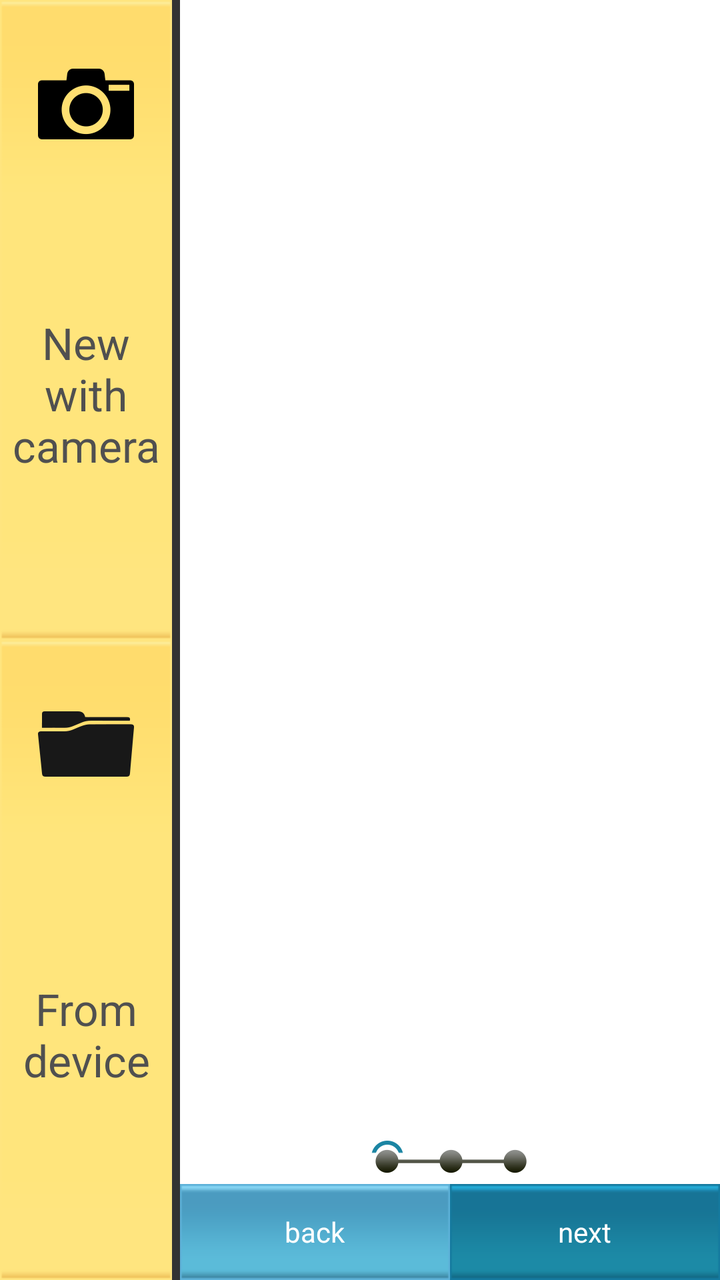
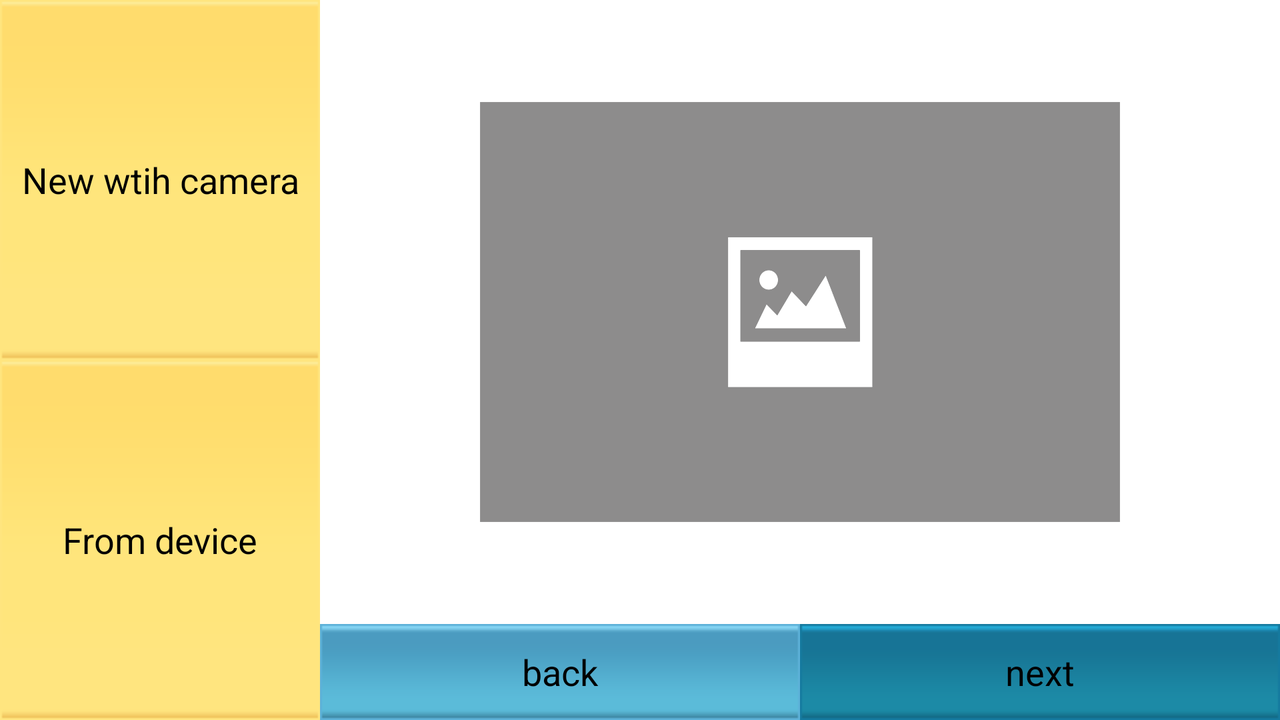

An Android layout and its configuration variant, each rendered on a device that would load it. The default file and the variant file are quoted in full after the pictures.
<!-- AndroidManifest.xml: application theme AppTheme -->
<!-- res/layout/create_picture_addpicture.xml -->
<?xml version="1.0" encoding="utf-8"?>
<LinearLayout xmlns:android="http://schemas.android.com/apk/res/android"
    android:orientation="horizontal" android:layout_width="match_parent"
    android:layout_height="match_parent"


    >


    <LinearLayout
        style="@style/PaddingRight.Mobile"
        android:orientation="vertical"
        android:layout_width="0dp"
        android:layout_height="match_parent"
        android:layout_weight="1"
        android:background="#333">

        <Button
            style="@style/ActionButtonAttrs"
            android:drawableTop="@drawable/actionbutton_camerastates"
            android:drawablePadding="-10dp"
            android:paddingTop="20dp"
            android:layout_width="match_parent"
            android:layout_height="0dp"
            android:layout_weight="1"
            android:text="New with camera"
            android:id="@+id/fromCameraButton" />

        <Button
            style="@style/ActionButtonAttrs"
            android:drawableTop="@drawable/actionbutton_devicestates"
            android:drawablePadding="-10dp"
            android:paddingTop="20dp"
            android:layout_width="match_parent"
            android:layout_height="0dp"
            android:layout_weight="1"
            android:id="@+id/fromDeviceButton"
            android:text="From device"/>


    </LinearLayout>






    <LinearLayout
        android:orientation="vertical"
        android:layout_width="0dp"
        android:layout_height="match_parent"
        android:layout_weight="3">


   <RelativeLayout

       android:layout_width="match_parent"
       android:layout_height="0dp"
       android:layout_weight="1"
       android:background="#fff">
       <ImageView
           android:layout_centerInParent="true"
           android:contentDescription="placeholder image"
           android:layout_width="@dimen/addpictureactivity_imageview_width"
           android:layout_height="@dimen/addpictureactivity_imageview_height"
           android:id="@+id/imageView"
           android:src="@drawable/placeholder_mobile"
           android:paddingBottom="10dp" />


      <ImageView
          android:contentDescription="progressbar"
          android:layout_width="wrap_content"
          android:layout_height="wrap_content"
          android:src="@drawable/progress0step1"
          android:layout_alignParentBottom="true"
          android:layout_centerHorizontal="true"
          android:paddingBottom="4dp" />
   </RelativeLayout>

        <LinearLayout

            android:layout_height="wrap_content"
            android:orientation="horizontal"
            android:layout_alignParentBottom="true"
            android:layout_width="fill_parent"
            >

            <Button
                style="@style/NavButtonAttrs.Mobile"
                android:layout_weight="1"
                android:layout_width="0dp"
                android:background="@drawable/navigateback_button"
                android:id="@+id/prevButton"
                android:text="back"
                />


            <Button
                style="@style/NavButtonAttrs.Mobile"
                android:layout_weight="1"
                android:layout_width="0dp"
                android:background="@drawable/navigatenext"
                android:id="@+id/nextButton"
                android:text="next"
                />

        </LinearLayout>

    </LinearLayout>
</LinearLayout>
<!-- resources referenced by this layout -->
<resources>
  <dimen name="addpictureactivity_imageview_height">168dp</dimen>
  <dimen name="addpictureactivity_imageview_width">256dp</dimen>
  <!-- drawable actionbutton_camerastates (drawable) -->
  <?xml version="1.0" encoding="utf-8"?>
  <selector xmlns:android="http://schemas.android.com/apk/res/android">
      <item
          android:state_pressed="true"
          android:drawable="@drawable/addnew_camera_pressed"
          />
      <item android:drawable="@drawable/addnew_camera"
          />
  </selector>
  <!-- drawable actionbutton_devicestates (drawable) -->
  <?xml version="1.0" encoding="utf-8"?>
  <selector xmlns:android="http://schemas.android.com/apk/res/android">
      <item
          android:state_pressed="true"
          android:drawable="@drawable/addnew_device_pressed"
          />
      <item android:drawable="@drawable/addnew_device"
          />
  </selector>
  <!-- drawable navigateback_button (drawable) -->
  <?xml version="1.0" encoding="utf-8"?>
  <selector xmlns:android="http://schemas.android.com/apk/res/android">
      <item android:drawable="@drawable/navigateback_pressed"
          android:state_pressed="true" />
  
      <item android:drawable="@drawable/navigateback" />
  </selector>
  <!-- drawable navigatenext: png bitmap (drawable, 725 bytes) -->
  <style name="ActionButtonAttrs" parent="TextAppearance.Big">
          <item name="android:background">@drawable/action_button</item>
          
          <item name="android:textColor">@drawable/action_button_textcolors</item>
  
  
              /&gt;
      </style>
  <style name="NavButtonAttrs.Mobile" parent="TextAppearance.Small">
          <item name="android:textColor">@drawable/navigate_button_textcolors</item>
          <item name="android:layout_height">48dp</item>
      </style>
  <style name="PaddingRight.Mobile">
          <item name="android:paddingRight">4dp</item>
      </style>
  <style name="AppTheme" parent="android:Theme.Holo.Light.DarkActionBar">
          
          <item name="android:actionBarStyle">@style/MyActionBar</item>
          <item name="android:actionModeStyle">@style/MyActionMode</item>
      </style>
  <!-- drawable addnew_device: png bitmap (drawable, 1100 bytes) -->
  <!-- drawable navigateback: png bitmap (drawable, 782 bytes) -->
  <style name="TextAppearance.Big">
          <item name="android:textSize">22sp</item>
      </style>
  <!-- drawable action_button (drawable) -->
  <?xml version="1.0" encoding="utf-8"?>
  <selector xmlns:android="http://schemas.android.com/apk/res/android">
  
  
          <item android:drawable="@drawable/actionbutton_pressed"
              android:state_pressed="true"
                       />
  
          <item android:drawable="@drawable/actionbutton"
            />
  
  </selector>
  <!-- drawable action_button_textcolors (drawable) -->
  <?xml version="1.0" encoding="utf-8"?>
  <selector xmlns:android="http://schemas.android.com/apk/res/android">
      <item
          android:state_pressed="true"
          android:color="#66505050"
          />
      <item android:color="#505050"
          />
  
  </selector>
  <style name="TextAppearance.Small">
         <item name="android:textSize">14sp</item>
      </style>
  <!-- drawable navigate_button_textcolors (drawable) -->
  <?xml version="1.0" encoding="utf-8"?>
  <selector xmlns:android="http://schemas.android.com/apk/res/android">
      <item
          android:state_pressed="true"
          android:color="#99FFFFFF"
          />
      <item android:color="#FFF"
          />
  
  </selector>
  <style name="MyActionBar" parent="android:Widget.Holo.Light.ActionBar.Solid.Inverse">
          <item name="android:background">@color/actionbar_background</item>
          <item name="android:textColor">@color/actionbar_textcolor</item>
      </style>
  <style name="MyActionMode">
          <item name="android:background">@color/actionbar_background</item>
          <item name="android:textColor">@color/actionbar_textcolor</item>
      </style>
  <!-- drawable actionbutton: png bitmap (drawable-hdpi, 2756 bytes) -->
  <item name="actionbar_background" type="color">#ff924a</item>
</resources>
<!-- res/layout-land/create_picture_addpicture.xml (the repository's variant of the layout above) -->
<!-- drawn on the phone turned sideways -->
<?xml version="1.0" encoding="utf-8"?>
<LinearLayout xmlns:android="http://schemas.android.com/apk/res/android"
    android:orientation="horizontal" android:layout_width="match_parent"
    android:layout_height="match_parent"
    android:baselineAligned="false"

    >


    <LinearLayout
        android:orientation="vertical"
        android:layout_width="0dp"
        android:layout_height="match_parent"
        android:layout_weight="1">

        <Button
            android:layout_width="match_parent"
            android:background="@drawable/action_button"
            android:layout_height="0dp"
            android:layout_weight="1"
            android:text="New wtih camera"
            />

        <Button
            android:layout_width="match_parent"
            android:background="@drawable/action_button"
            android:layout_height="0dp"
            android:layout_weight="1"
            android:text="From device"/>

    </LinearLayout>






    <LinearLayout
        android:orientation="vertical"
        android:layout_width="0dp"
        android:layout_height="match_parent"
        android:layout_weight="3">


   <RelativeLayout

       android:layout_width="match_parent"
       android:layout_height="0dp"
       android:layout_weight="1"


       android:background="#fff">

       <ImageView
           android:layout_centerInParent="true"
           android:contentDescription="placeholder image"
           android:layout_width="wrap_content"
           android:layout_height="wrap_content"
           android:src="@drawable/placeholder" />
   </RelativeLayout>

    <LinearLayout

        android:layout_height="wrap_content"
        android:orientation="horizontal"
        android:layout_alignParentBottom="true"
        android:layout_width="fill_parent"
        >

        <Button
            android:layout_weight="1"
            android:layout_width="0dp"
            android:layout_height="48dp"
            android:background="@drawable/navigateback_button"
            android:text="back"
           />


        <Button
            android:layout_weight="1"
            android:layout_width="0dp"
            android:layout_height="48dp"
            android:background="@drawable/navigatenext_button"
            android:text="next"
            />


    </LinearLayout>
</LinearLayout>
</LinearLayout>
<!-- resources referenced by the variant -->
<!-- as the phone turned sideways resolves them -->
<resources>
  <!-- drawable action_button (drawable) -->
  <?xml version="1.0" encoding="utf-8"?>
  <selector xmlns:android="http://schemas.android.com/apk/res/android">
  
  
          <item android:drawable="@drawable/actionbutton_pressed"
              android:state_pressed="true"
                       />
  
          <item android:drawable="@drawable/actionbutton"
            />
  
  </selector>
  <!-- drawable navigateback_button (drawable) -->
  <?xml version="1.0" encoding="utf-8"?>
  <selector xmlns:android="http://schemas.android.com/apk/res/android">
      <item android:drawable="@drawable/navigateback_pressed"
          android:state_pressed="true" />
  
      <item android:drawable="@drawable/navigateback" />
  </selector>
  <!-- drawable navigatenext_button (drawable) -->
  <?xml version="1.0" encoding="utf-8"?>
  <selector xmlns:android="http://schemas.android.com/apk/res/android">
  
  
      <item android:drawable="@drawable/navigatenext_pressed"
          android:state_pressed="true" />
  
      <item android:drawable="@drawable/navigatenext" />
  
  </selector>
  <!-- drawable placeholder: png bitmap (drawable, 1573 bytes) -->
  <style name="AppTheme" parent="android:Theme.Holo.Light.DarkActionBar">
          
          <item name="android:actionBarStyle">@style/MyActionBar</item>
          <item name="android:actionModeStyle">@style/MyActionMode</item>
      </style>
  <!-- drawable actionbutton_pressed: png bitmap (drawable-hdpi, 2741 bytes) -->
  <!-- drawable actionbutton: png bitmap (drawable-hdpi, 2756 bytes) -->
  <!-- drawable navigateback_pressed: png bitmap (drawable, 788 bytes) -->
  <!-- drawable navigateback: png bitmap (drawable, 782 bytes) -->
  <!-- drawable navigatenext_pressed: png bitmap (drawable, 733 bytes) -->
  <!-- drawable navigatenext: png bitmap (drawable, 725 bytes) -->
  <style name="MyActionBar" parent="android:Widget.Holo.Light.ActionBar.Solid.Inverse">
          <item name="android:background">@color/actionbar_background</item>
          <item name="android:textColor">@color/actionbar_textcolor</item>
      </style>
  <style name="MyActionMode">
          <item name="android:background">@color/actionbar_background</item>
          <item name="android:textColor">@color/actionbar_textcolor</item>
      </style>
  <item name="actionbar_background" type="color">#ff924a</item>
</resources>
